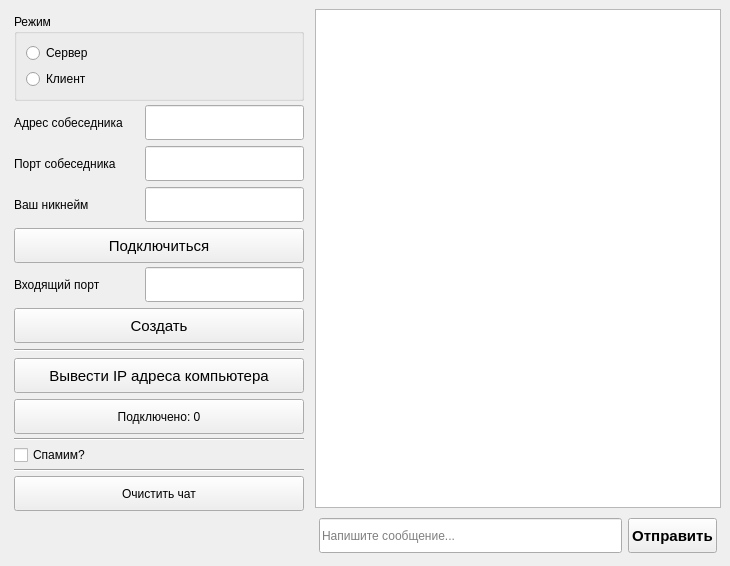
<?xml version="1.0" encoding="UTF-8"?>
<ui version="4.0">
 <class>MainWindow</class>
 <widget class="QMainWindow" name="MainWindow">
  <property name="geometry">
   <rect>
    <x>0</x>
    <y>0</y>
    <width>730</width>
    <height>566</height>
   </rect>
  </property>
  <property name="windowTitle">
   <string>TCP Chat</string>
  </property>
  <widget class="QWidget" name="centralwidget">
   <layout class="QHBoxLayout" name="horizontalLayout_5">
    <item>
     <widget class="QWidget" name="leftVerticalWidget" native="true">
      <property name="maximumSize">
       <size>
        <width>300</width>
        <height>16777215</height>
       </size>
      </property>
      <layout class="QVBoxLayout" name="leftVerticalLayout">
       <property name="spacing">
        <number>4</number>
       </property>
       <property name="leftMargin">
        <number>5</number>
       </property>
       <property name="topMargin">
        <number>5</number>
       </property>
       <property name="rightMargin">
        <number>5</number>
       </property>
       <property name="bottomMargin">
        <number>5</number>
       </property>
       <item>
        <widget class="QGroupBox" name="groupBoxMode">
         <property name="title">
          <string>Режим</string>
         </property>
         <layout class="QVBoxLayout" name="verticalLayout_4">
          <item>
           <widget class="QRadioButton" name="radioButtonServer">
            <property name="text">
             <string>Сервер</string>
            </property>
           </widget>
          </item>
          <item>
           <widget class="QRadioButton" name="radioButtonClient">
            <property name="text">
             <string>Клиент</string>
            </property>
           </widget>
          </item>
         </layout>
        </widget>
       </item>
       <item>
        <widget class="QWidget" name="ClientWidget" native="true">
         <layout class="QVBoxLayout" name="verticalLayout_2">
          <property name="leftMargin">
           <number>0</number>
          </property>
          <property name="topMargin">
           <number>0</number>
          </property>
          <property name="rightMargin">
           <number>0</number>
          </property>
          <property name="bottomMargin">
           <number>0</number>
          </property>
          <item>
           <layout class="QHBoxLayout" name="horizontalLayoutAddress">
            <item>
             <widget class="QLabel" name="labelAddressField">
              <property name="minimumSize">
               <size>
                <width>125</width>
                <height>35</height>
               </size>
              </property>
              <property name="text">
               <string>Адрес собеседника</string>
              </property>
             </widget>
            </item>
            <item>
             <widget class="QLineEdit" name="lineEditAddress">
              <property name="minimumSize">
               <size>
                <width>0</width>
                <height>35</height>
               </size>
              </property>
             </widget>
            </item>
           </layout>
          </item>
          <item>
           <layout class="QHBoxLayout" name="horizontalLayoutPort">
            <item>
             <widget class="QLabel" name="labelPortField">
              <property name="minimumSize">
               <size>
                <width>125</width>
                <height>35</height>
               </size>
              </property>
              <property name="text">
               <string>Порт собеседника</string>
              </property>
             </widget>
            </item>
            <item>
             <widget class="QLineEdit" name="lineEditPort">
              <property name="minimumSize">
               <size>
                <width>0</width>
                <height>35</height>
               </size>
              </property>
             </widget>
            </item>
           </layout>
          </item>
          <item>
           <layout class="QHBoxLayout" name="horizontalLayoutNickname">
            <item>
             <widget class="QLabel" name="labelNicknameField">
              <property name="minimumSize">
               <size>
                <width>125</width>
                <height>35</height>
               </size>
              </property>
              <property name="text">
               <string>Ваш никнейм</string>
              </property>
             </widget>
            </item>
            <item>
             <widget class="QLineEdit" name="lineEditNickname">
              <property name="minimumSize">
               <size>
                <width>0</width>
                <height>35</height>
               </size>
              </property>
             </widget>
            </item>
           </layout>
          </item>
          <item>
           <widget class="QPushButton" name="pushButtonConnect">
            <property name="minimumSize">
             <size>
              <width>0</width>
              <height>35</height>
             </size>
            </property>
            <property name="font">
             <font>
              <pointsize>11</pointsize>
              <weight>50</weight>
              <bold>false</bold>
             </font>
            </property>
            <property name="text">
             <string>Подключиться</string>
            </property>
           </widget>
          </item>
         </layout>
        </widget>
       </item>
       <item>
        <widget class="QWidget" name="ServerWidget" native="true">
         <layout class="QVBoxLayout" name="verticalLayout_3">
          <property name="leftMargin">
           <number>0</number>
          </property>
          <property name="topMargin">
           <number>0</number>
          </property>
          <property name="rightMargin">
           <number>0</number>
          </property>
          <property name="bottomMargin">
           <number>0</number>
          </property>
          <item>
           <layout class="QHBoxLayout" name="horizontalLayoutServerPort">
            <item>
             <widget class="QLabel" name="labelLocalPortField">
              <property name="minimumSize">
               <size>
                <width>125</width>
                <height>35</height>
               </size>
              </property>
              <property name="text">
               <string>Входящий порт</string>
              </property>
             </widget>
            </item>
            <item>
             <widget class="QLineEdit" name="lineEditLocalPort">
              <property name="minimumSize">
               <size>
                <width>0</width>
                <height>35</height>
               </size>
              </property>
             </widget>
            </item>
           </layout>
          </item>
          <item>
           <widget class="QPushButton" name="pushButtonBind">
            <property name="minimumSize">
             <size>
              <width>0</width>
              <height>35</height>
             </size>
            </property>
            <property name="font">
             <font>
              <pointsize>11</pointsize>
              <weight>50</weight>
              <bold>false</bold>
             </font>
            </property>
            <property name="text">
             <string>Создать</string>
            </property>
           </widget>
          </item>
          <item>
           <widget class="Line" name="line2">
            <property name="orientation">
             <enum>Qt::Horizontal</enum>
            </property>
           </widget>
          </item>
          <item>
           <widget class="QPushButton" name="pushButtonAddresses">
            <property name="minimumSize">
             <size>
              <width>0</width>
              <height>35</height>
             </size>
            </property>
            <property name="font">
             <font>
              <pointsize>11</pointsize>
              <weight>50</weight>
              <bold>false</bold>
             </font>
            </property>
            <property name="text">
             <string>Вывести IP адреса компьютера</string>
            </property>
           </widget>
          </item>
          <item>
           <widget class="QPushButton" name="pushButtonConnectionList">
            <property name="minimumSize">
             <size>
              <width>0</width>
              <height>35</height>
             </size>
            </property>
            <property name="text">
             <string>Подключено: 0</string>
            </property>
           </widget>
          </item>
         </layout>
        </widget>
       </item>
       <item>
        <widget class="Line" name="line3">
         <property name="orientation">
          <enum>Qt::Horizontal</enum>
         </property>
        </widget>
       </item>
       <item>
        <widget class="QCheckBox" name="checkBoxSpam">
         <property name="text">
          <string>Спамим?</string>
         </property>
        </widget>
       </item>
       <item>
        <widget class="Line" name="line4">
         <property name="orientation">
          <enum>Qt::Horizontal</enum>
         </property>
        </widget>
       </item>
       <item>
        <widget class="QPushButton" name="pushButtonClear">
         <property name="minimumSize">
          <size>
           <width>0</width>
           <height>35</height>
          </size>
         </property>
         <property name="text">
          <string>Очистить чат</string>
         </property>
        </widget>
       </item>
       <item>
        <spacer name="verticalSpacer">
         <property name="orientation">
          <enum>Qt::Vertical</enum>
         </property>
         <property name="sizeHint" stdset="0">
          <size>
           <width>20</width>
           <height>40</height>
          </size>
         </property>
        </spacer>
       </item>
      </layout>
     </widget>
    </item>
    <item>
     <layout class="QVBoxLayout" name="rightVerticalLayout">
      <item>
       <widget class="QTextEdit" name="chatTextEdit">
        <property name="font">
         <font>
          <pointsize>10</pointsize>
         </font>
        </property>
        <property name="readOnly">
         <bool>true</bool>
        </property>
       </widget>
      </item>
      <item>
       <layout class="QHBoxLayout" name="messageLayout">
        <property name="leftMargin">
         <number>4</number>
        </property>
        <property name="topMargin">
         <number>4</number>
        </property>
        <property name="rightMargin">
         <number>4</number>
        </property>
        <property name="bottomMargin">
         <number>4</number>
        </property>
        <item>
         <widget class="QLineEdit" name="lineEditMessage">
          <property name="minimumSize">
           <size>
            <width>160</width>
            <height>35</height>
           </size>
          </property>
          <property name="placeholderText">
           <string>Напишите сообщение...</string>
          </property>
         </widget>
        </item>
        <item>
         <widget class="QPushButton" name="pushButtonSend">
          <property name="minimumSize">
           <size>
            <width>0</width>
            <height>35</height>
           </size>
          </property>
          <property name="font">
           <font>
            <pointsize>11</pointsize>
            <weight>75</weight>
            <bold>true</bold>
           </font>
          </property>
          <property name="text">
           <string>Отправить</string>
          </property>
         </widget>
        </item>
       </layout>
      </item>
     </layout>
    </item>
   </layout>
  </widget>
  <widget class="QMenuBar" name="menubar">
   <property name="geometry">
    <rect>
     <x>0</x>
     <y>0</y>
     <width>730</width>
     <height>21</height>
    </rect>
   </property>
  </widget>
 </widget>
 <resources/>
 <connections/>
</ui>
